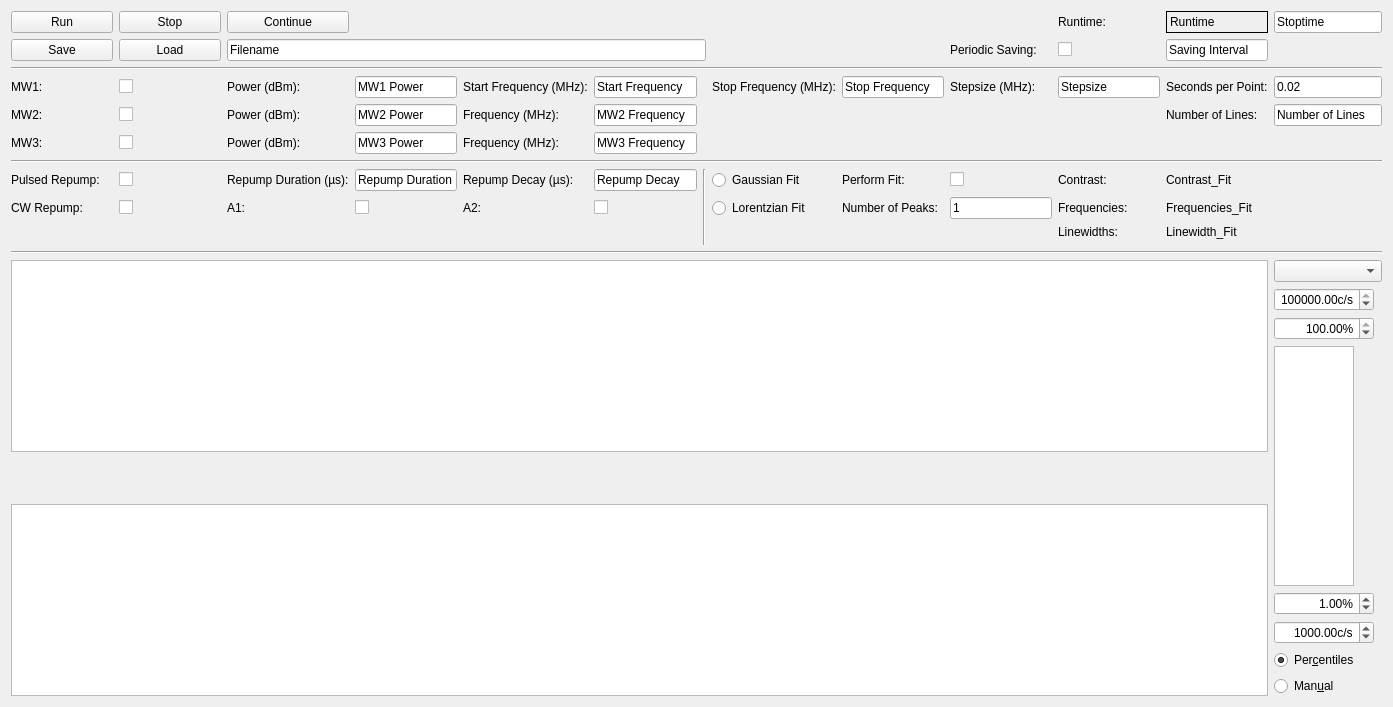
      <widget class="QWidget" name="tab">
       <attribute name="title">
        <string>cw ODMR</string>
       </attribute>
       <layout class="QVBoxLayout" name="verticalLayout_4">
        <item>
         <layout class="QGridLayout" name="gridLayout">
          <item row="8" column="1">
           <widget class="QCheckBox" name="cw_PulsedRepump_CheckBox">
            <property name="text">
             <string/>
            </property>
           </widget>
          </item>
          <item row="0" column="0">
           <widget class="QPushButton" name="cw_Run_Button">
            <property name="text">
             <string>Run</string>
            </property>
           </widget>
          </item>
          <item row="13" column="12" rowspan="3">
           <layout class="QVBoxLayout" name="verticalLayout">
            <item>
             <widget class="QComboBox" name="cw_odmr_channel_ComboBox"/>
            </item>
            <item>
             <widget class="ScienDSpinBox" name="cw_odmr_cb_max_DoubleSpinBox">
              <property name="maximumSize">
               <size>
                <width>100</width>
                <height>16777215</height>
               </size>
              </property>
              <property name="alignment">
               <set>Qt::AlignRight|Qt::AlignTrailing|Qt::AlignVCenter</set>
              </property>
              <property name="suffix">
               <string>c/s</string>
              </property>
              <property name="minimum">
               <double>-10.000000000000000</double>
              </property>
              <property name="maximum">
               <double>1000000000.000000000000000</double>
              </property>
              <property name="value">
               <double>100000.000000000000000</double>
              </property>
             </widget>
            </item>
            <item>
             <widget class="ScienDSpinBox" name="cw_odmr_cb_high_percentile_DoubleSpinBox">
              <property name="maximumSize">
               <size>
                <width>100</width>
                <height>16777215</height>
               </size>
              </property>
              <property name="alignment">
               <set>Qt::AlignRight|Qt::AlignTrailing|Qt::AlignVCenter</set>
              </property>
              <property name="suffix">
               <string>%</string>
              </property>
              <property name="minimum">
               <double>0.000000000000000</double>
              </property>
              <property name="maximum">
               <double>100.000000000000000</double>
              </property>
              <property name="value">
               <double>100.000000000000000</double>
              </property>
             </widget>
            </item>
            <item>
             <widget class="PlotWidget" name="cw_odmr_cb_PlotWidget">
              <property name="sizePolicy">
               <sizepolicy hsizetype="Expanding" vsizetype="Expanding">
                <horstretch>0</horstretch>
                <verstretch>0</verstretch>
               </sizepolicy>
              </property>
              <property name="maximumSize">
               <size>
                <width>80</width>
                <height>16777215</height>
               </size>
              </property>
             </widget>
            </item>
            <item>
             <widget class="ScienDSpinBox" name="cw_odmr_cb_low_percentile_DoubleSpinBox">
              <property name="maximumSize">
               <size>
                <width>100</width>
                <height>16777215</height>
               </size>
              </property>
              <property name="alignment">
               <set>Qt::AlignRight|Qt::AlignTrailing|Qt::AlignVCenter</set>
              </property>
              <property name="suffix">
               <string>%</string>
              </property>
              <property name="minimum">
               <double>0.000000000000000</double>
              </property>
              <property name="maximum">
               <double>100.000000000000000</double>
              </property>
              <property name="value">
               <double>1.000000000000000</double>
              </property>
             </widget>
            </item>
            <item>
             <widget class="ScienDSpinBox" name="cw_odmr_cb_min_DoubleSpinBox">
              <property name="maximumSize">
               <size>
                <width>100</width>
                <height>16777215</height>
               </size>
              </property>
              <property name="alignment">
               <set>Qt::AlignRight|Qt::AlignTrailing|Qt::AlignVCenter</set>
              </property>
              <property name="suffix">
               <string>c/s</string>
              </property>
              <property name="minimum">
               <double>-10.000000000000000</double>
              </property>
              <property name="maximum">
               <double>1000000000.000000000000000</double>
              </property>
              <property name="value">
               <double>1000.000000000000000</double>
              </property>
             </widget>
            </item>
            <item>
             <widget class="QRadioButton" name="cw_odmr_cb_centiles_RadioButton">
              <property name="text">
               <string>Per&amp;centiles</string>
              </property>
              <property name="checked">
               <bool>true</bool>
              </property>
             </widget>
            </item>
            <item>
             <widget class="QRadioButton" name="cw_odmr_cb_manual_RadioButton">
              <property name="text">
               <string>Man&amp;ual</string>
              </property>
             </widget>
            </item>
           </layout>
          </item>
          <item row="1" column="9">
           <widget class="QLabel" name="label">
            <property name="text">
             <string>Periodic Saving:</string>
            </property>
           </widget>
          </item>
          <item row="3" column="4">
           <widget class="QLabel" name="label_3">
            <property name="text">
             <string>Start Frequency (MHz):</string>
            </property>
           </widget>
          </item>
          <item row="3" column="2">
           <widget class="QLabel" name="label_9">
            <property name="text">
             <string>Power (dBm):</string>
            </property>
           </widget>
          </item>
          <item row="3" column="1">
           <widget class="QCheckBox" name="cw_MW1_CheckBox">
            <property name="text">
             <string/>
            </property>
           </widget>
          </item>
          <item row="3" column="5">
           <widget class="QLineEdit" name="cw_StartFreq_LineEdit">
            <property name="text">
             <string>Start Frequency</string>
            </property>
           </widget>
          </item>
          <item row="15" column="0" colspan="12">
           <widget class="PlotWidget" name="cw_odmr_matrix_PlotWidget">
            <property name="sizePolicy">
             <sizepolicy hsizetype="Expanding" vsizetype="Expanding">
              <horstretch>1</horstretch>
              <verstretch>1</verstretch>
             </sizepolicy>
            </property>
           </widget>
          </item>
          <item row="4" column="3">
           <widget class="QLineEdit" name="cw_MW2_Power_LineEdit">
            <property name="text">
             <string>MW2 Power</string>
            </property>
           </widget>
          </item>
          <item row="9" column="1">
           <widget class="QCheckBox" name="cw_CWRepump_CheckBox">
            <property name="text">
             <string/>
            </property>
           </widget>
          </item>
          <item row="12" column="0" colspan="13">
           <widget class="Line" name="line_3">
            <property name="orientation">
             <enum>Qt::Horizontal</enum>
            </property>
           </widget>
          </item>
          <item row="9" column="0">
           <widget class="QLabel" name="label_15">
            <property name="text">
             <string>CW Repump:</string>
            </property>
           </widget>
          </item>
          <item row="0" column="12">
           <widget class="QLineEdit" name="cw_Stoptime_LineEdit">
            <property name="text">
             <string>Stoptime</string>
            </property>
           </widget>
          </item>
          <item row="8" column="0">
           <widget class="QLabel" name="label_10">
            <property name="text">
             <string>Pulsed Repump:</string>
            </property>
           </widget>
          </item>
          <item row="9" column="4">
           <widget class="QLabel" name="label_14">
            <property name="text">
             <string>A2:</string>
            </property>
           </widget>
          </item>
          <item row="1" column="0">
           <widget class="QPushButton" name="cw_Save_Button">
            <property name="text">
             <string>Save</string>
            </property>
           </widget>
          </item>
          <item row="4" column="1">
           <widget class="QCheckBox" name="cw_MW2_CheckBox">
            <property name="text">
             <string/>
            </property>
           </widget>
          </item>
          <item row="4" column="4">
           <widget class="QLabel" name="label_27">
            <property name="text">
             <string>Frequency (MHz):</string>
            </property>
           </widget>
          </item>
          <item row="5" column="2">
           <widget class="QLabel" name="label_7">
            <property name="text">
             <string>Power (dBm):</string>
            </property>
           </widget>
          </item>
          <item row="3" column="8">
           <widget class="QLineEdit" name="cw_StopFreq_LineEdit">
            <property name="text">
             <string>Stop Frequency</string>
            </property>
           </widget>
          </item>
          <item row="2" column="0" colspan="13">
           <widget class="Line" name="line">
            <property name="orientation">
             <enum>Qt::Horizontal</enum>
            </property>
           </widget>
          </item>
          <item row="3" column="11">
           <widget class="QLabel" name="label_6">
            <property name="text">
             <string>Seconds per Point:</string>
            </property>
           </widget>
          </item>
          <item row="3" column="7">
           <widget class="QLabel" name="label_4">
            <property name="text">
             <string>Stop Frequency (MHz):</string>
            </property>
           </widget>
          </item>
          <item row="8" column="5">
           <widget class="QLineEdit" name="cw_RepumpDecay_LineEdit">
            <property name="text">
             <string>Repump Decay</string>
            </property>
           </widget>
          </item>
          <item row="3" column="10">
           <widget class="QLineEdit" name="cw_Stepsize_LineEdit">
            <property name="text">
             <string>Stepsize</string>
            </property>
           </widget>
          </item>
          <item row="4" column="2">
           <widget class="QLabel" name="label_8">
            <property name="text">
             <string>Power (dBm):</string>
            </property>
           </widget>
          </item>
          <item row="0" column="11">
           <widget class="QLabel" name="cw_Runtime_Label">
            <property name="frameShape">
             <enum>QFrame::Box</enum>
            </property>
            <property name="text">
             <string>Runtime</string>
            </property>
           </widget>
          </item>
          <item row="9" column="5">
           <widget class="QCheckBox" name="cw_A2_CheckBox">
            <property name="text">
             <string/>
            </property>
           </widget>
          </item>
          <item row="8" column="2">
           <widget class="QLabel" name="label_16">
            <property name="text">
             <string>Repump Duration (µs):</string>
            </property>
           </widget>
          </item>
          <item row="8" column="4">
           <widget class="QLabel" name="label_17">
            <property name="text">
             <string>Repump Decay (µs):</string>
            </property>
           </widget>
          </item>
          <item row="3" column="12">
           <widget class="QLineEdit" name="cw_SecondsPerPoint_LineEdit">
            <property name="text">
             <string>0.02</string>
            </property>
           </widget>
          </item>
          <item row="5" column="3">
           <widget class="QLineEdit" name="cw_MW3_Power_LineEdit">
            <property name="text">
             <string>MW3 Power</string>
            </property>
           </widget>
          </item>
          <item row="3" column="9">
           <widget class="QLabel" name="label">
            <property name="text">
             <string>Stepsize (MHz):</string>
            </property>
           </widget>
          </item>
          <item row="3" column="3">
           <widget class="QLineEdit" name="cw_MW1_Power_LineEdit">
            <property name="text">
             <string>MW1 Power</string>
            </property>
           </widget>
          </item>
          <item row="5" column="0">
           <widget class="QLabel" name="label_11">
            <property name="text">
             <string>MW3:</string>
            </property>
           </widget>
          </item>
          <item row="5" column="4">
           <widget class="QLabel" name="label_28">
            <property name="text">
             <string>Frequency (MHz):</string>
            </property>
           </widget>
          </item>
          <item row="7" column="0" colspan="13">
           <widget class="Line" name="line_2">
            <property name="orientation">
             <enum>Qt::Horizontal</enum>
            </property>
           </widget>
          </item>
          <item row="4" column="11">
           <widget class="QLabel" name="label_18">
            <property name="text">
             <string>Number of Lines:</string>
            </property>
           </widget>
          </item>
          <item row="9" column="2">
           <widget class="QLabel" name="label_13">
            <property name="text">
             <string>A1:</string>
            </property>
           </widget>
          </item>
          <item row="8" column="9">
           <widget class="QCheckBox" name="cw_PerformFit_CheckBox">
            <property name="text">
             <string/>
            </property>
           </widget>
          </item>
          <item row="13" column="0" colspan="12">
           <widget class="PlotWidget" name="cw_odmr_PlotWidget">
            <property name="sizePolicy">
             <sizepolicy hsizetype="Expanding" vsizetype="Expanding">
              <horstretch>1</horstretch>
              <verstretch>1</verstretch>
             </sizepolicy>
            </property>
           </widget>
          </item>
          <item row="9" column="3">
           <widget class="QCheckBox" name="cw_A1_CheckBox">
            <property name="text">
             <string/>
            </property>
           </widget>
          </item>
          <item row="5" column="1">
           <widget class="QCheckBox" name="cw_MW3_CheckBox">
            <property name="text">
             <string/>
            </property>
           </widget>
          </item>
          <item row="4" column="12">
           <widget class="QLineEdit" name="cw_NumberOfLines_LineEdit">
            <property name="text">
             <string>Number of Lines</string>
            </property>
           </widget>
          </item>
          <item row="14" column="0">
           <spacer name="verticalSpacer">
            <property name="orientation">
             <enum>Qt::Vertical</enum>
            </property>
            <property name="sizeHint" stdset="0">
             <size>
              <width>20</width>
              <height>40</height>
             </size>
            </property>
           </spacer>
          </item>
          <item row="5" column="5">
           <widget class="QLineEdit" name="cw_MW3_Freq_LineEdit">
            <property name="text">
             <string>MW3 Frequency</string>
            </property>
           </widget>
          </item>
          <item row="8" column="6" rowspan="4">
           <widget class="Line" name="line_4">
            <property name="orientation">
             <enum>Qt::Vertical</enum>
            </property>
           </widget>
          </item>
          <item row="4" column="0">
           <widget class="QLabel" name="label_12">
            <property name="text">
             <string>MW2:</string>
            </property>
           </widget>
          </item>
          <item row="1" column="1">
           <widget class="QPushButton" name="cw_Load_Button">
            <property name="text">
             <string>Load</string>
            </property>
           </widget>
          </item>
          <item row="0" column="10">
           <widget class="QLabel" name="label_26">
            <property name="text">
             <string>Runtime:</string>
            </property>
           </widget>
          </item>
          <item row="8" column="3">
           <widget class="QLineEdit" name="cw_RepumpDuration_LineEdit">
            <property name="text">
             <string>Repump Duration</string>
            </property>
           </widget>
          </item>
          <item row="0" column="2">
           <widget class="QPushButton" name="cw_Continue_Button">
            <property name="text">
             <string>Continue</string>
            </property>
           </widget>
          </item>
          <item row="3" column="0">
           <widget class="QLabel" name="label_2">
            <property name="text">
             <string>MW1:</string>
            </property>
           </widget>
          </item>
          <item row="0" column="1">
           <widget class="QPushButton" name="cw_Stop_Button">
            <property name="text">
             <string>Stop</string>
            </property>
           </widget>
          </item>
          <item row="1" column="11">
           <widget class="QLineEdit" name="cw_Interval_LineEdit">
            <property name="text">
             <string>Saving Interval</string>
            </property>
           </widget>
          </item>
          <item row="1" column="2" colspan="5">
           <widget class="QLineEdit" name="cw_Filename_LineEdit">
            <property name="text">
             <string>Filename</string>
            </property>
           </widget>
          </item>
          <item row="1" column="10">
           <widget class="QCheckBox" name="cw_PeriodicSaving_CheckBox">
            <property name="text">
             <string/>
            </property>
           </widget>
          </item>
          <item row="4" column="5">
           <widget class="QLineEdit" name="cw_MW2_Freq_LineEdit">
            <property name="text">
             <string>MW2 Frequency</string>
            </property>
           </widget>
          </item>
          <item row="8" column="8">
           <widget class="QLabel" name="label_19">
            <property name="text">
             <string>Perform Fit:</string>
            </property>
           </widget>
          </item>
          <item row="8" column="7">
           <widget class="QRadioButton" name="cw_SelectGaussianFit_RadioButton">
            <property name="text">
             <string>Gaussian Fit</string>
            </property>
            <attribute name="buttonGroup">
             <string notr="true">cwSelectFitRadioButtonGroup</string>
            </attribute>
           </widget>
          </item>
          <item row="9" column="7">
           <widget class="QRadioButton" name="cw_SelectLorentzianFit_RadioButton">
            <property name="text">
             <string>Lorentzian Fit</string>
            </property>
            <attribute name="buttonGroup">
             <string notr="true">cwSelectFitRadioButtonGroup</string>
            </attribute>
           </widget>
          </item>
          <item row="9" column="8">
           <widget class="QLabel" name="label_20">
            <property name="text">
             <string>Number of Peaks:</string>
            </property>
           </widget>
          </item>
          <item row="9" column="9">
           <widget class="QLineEdit" name="cw_NumberOfPeaks_LineEdit">
            <property name="text">
             <string>1</string>
            </property>
           </widget>
          </item>
          <item row="8" column="10">
           <widget class="QLabel" name="label_50">
            <property name="text">
             <string>Contrast:</string>
            </property>
           </widget>
          </item>
          <item row="8" column="11">
           <widget class="QLabel" name="cw_Contrast_Fit_Label">
            <property name="text">
             <string>Contrast_Fit</string>
            </property>
           </widget>
          </item>
          <item row="9" column="10">
           <widget class="QLabel" name="label_21">
            <property name="text">
             <string>Frequencies:</string>
            </property>
           </widget>
          </item>
          <item row="9" column="11">
           <widget class="QLabel" name="cw_Frequencies_Fit_Label">
            <property name="text">
             <string>Frequencies_Fit</string>
            </property>
           </widget>
          </item>
          <item row="10" column="10">
           <widget class="QLabel" name="label_23">
            <property name="text">
             <string>Linewidths:</string>
            </property>
           </widget>
          </item>
          <item row="10" column="11">
           <widget class="QLabel" name="cw_Linewidths_Fit_Label">
            <property name="text">
             <string>Linewidth_Fit</string>
            </property>
           </widget>
          </item>
         </layout>
        </item>
       </layout>
      </widget>
